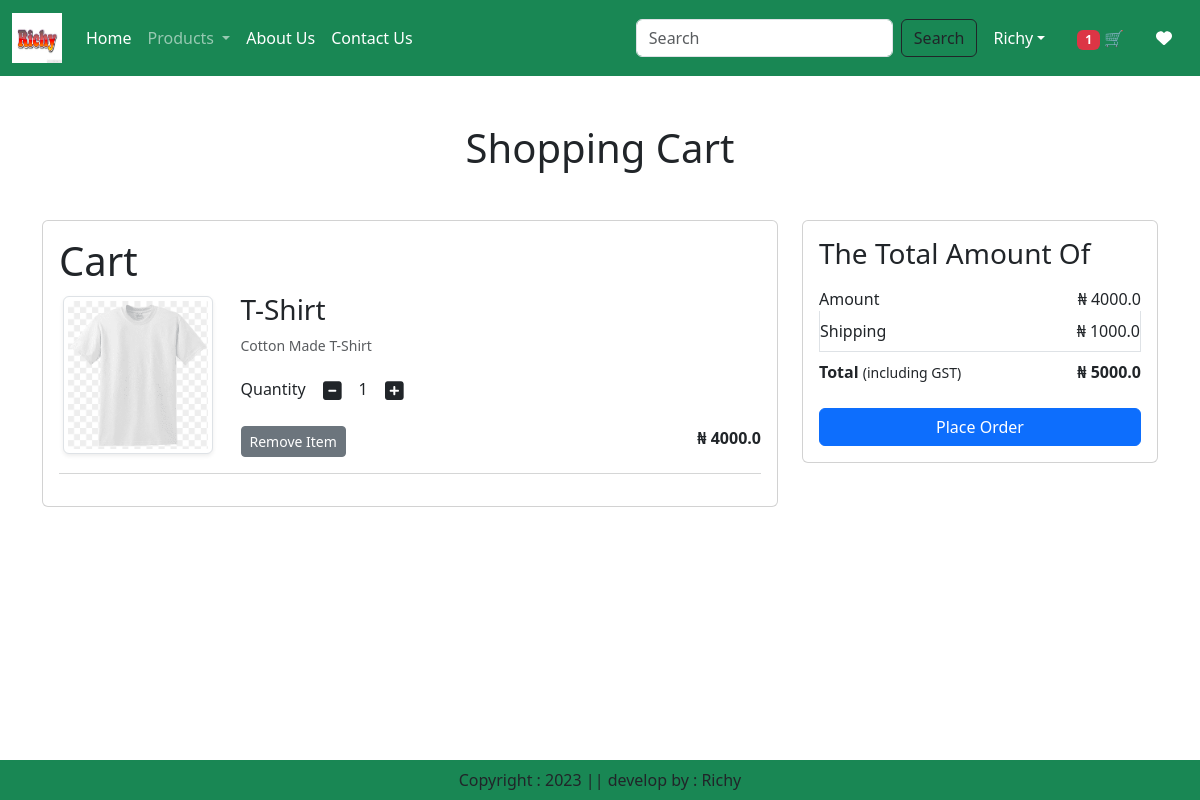
The page /cart/ (signed in) on the database its author committed.
### app/models.py (models this page shows, shortened)
class Cart(models.Model):
    user = models.ForeignKey(User, on_delete=models.CASCADE)
    product = models.ForeignKey(Product, on_delete=models.CASCADE)
    quantity = models.PositiveIntegerField(default=1)

class Product(models.Model):
    title = models.CharField(max_length=100)
    selling_price = models.FloatField()
    discounted_price = models.FloatField()
    description = models.TextField()
    composition = models.TextField(default='')
    prodapp = models.TextField(default='')
    category = models.CharField(choices=CATEGORY_CHOICES, max_length=2)
    product_image = models.ImageField(upload_to='product')

### app/views.py (the view)
# urls.py: path('cart/', views.show_cart, name='showcart'),
@login_required
def show_cart(request):
     user = request.user
     cart = Cart.objects.filter(user=user)
     amount = 0
     for p in cart:
         value = p.quantity * p.product.discounted_price
         amount =  amount + value
     totalamount = amount + 1000
     totalitem = 0
     wishitem = 0
     if request.user.is_authenticated:
        totalitem = len(Cart.objects.filter(user=request.user))
        wishitem = len(Wishlist.objects.filter(user=request.user))
     return render(request,  "app/addtocart.html", locals())

### app/templates/app/addtocart.html (shortened to what this page needs)
{% extends 'app/base.html' %}
{% load static %}
{% block main-content %}
    <div class="container my-5">
        <div class="row">
            {% if cart %}
            <h1 class="text-center mb-5">Shopping Cart</h1>
            <div class="col-sm-8">
                <div class="card">
                    <div class="card-body">
                        <h1>Cart</h1>
                        {% for item in cart %}
                            <div class="row">
                                <div class="col-sm-3 text-center align-self-center"><img src="{{item.product.product_image.url}}" alt="" srcset="" class="img-fluid img-thumbnail shadow-sm" height="150" width="150"></div>
                                <div class="col-sm-9">
                                    <div>
                                        <h3>{{item.product.title}}</h3>
                                        <p class="mb-2 text-muted small">{{item.product.description}}</p>
                                        <div class="my-3">
                                            <label for="quantity">Quantity</label>
                                            <a class="minus-cart btn" pid="{{item.product.id}}"><i class="fas fa-minus-square fa-lg"></i></a>
                                            <span id="quantity">{{item.quantity}}</span>
                                            <a class="plus-cart btn" pid="{{item.product.id}}"><i class="fas fa-plus-square fa-lg"></i></a>
                                        </div>
                                        <div class="d-flex justify-content-between">
                                            <a href="#" class="remove-cart btn btn-sm btn-secondary mr-3" pid="{{item.product.id}}">Remove Item</a>
                                            <p class="mb-0"><span><strong>₦ {{item.product.discounted_price}}</strong></span></p>
                                        </div>
                                    </div>
                                </div>
                            </div>
                            <hr class="text-muted">
                        {% endfor %}
                    </div>
                </div>
            </div>
            <div class="col-sm-4">
                <div class="card">
                    <div class="card-body">
                        <h3>The Total Amount Of</h3>
                        <ul class="list-group">
                            <li class="list-group-item d-flex justify-content-between align-items-center border-0 px-0 pb-0">Amount <span id="amount">₦ {{amount}}</span></li>
                            <li class="list-group-item d-flex justify-content-between align-items-center px-0">Shipping <span>₦ 1000.0</span></li>
                            <li class="list-group-item d-flex justify-content-between align-items-center border-0 px-0 mb-3">
                            <div>
                                <strong>Total</strong> <small>(including GST)</small>
                            </div>
                            <span id="totalamount"><strong>₦ {{totalamount}}</strong></span>
                            </li>
                        </ul>
                        <div class="d-grid"><a href="{% url 'checkout' %}" class="btn btn-primary">Place Order</a></div>
                    </div>
                </div>
            </div>
            {% else %}
            <h1 class="text-center mb-5">Cart is Empty</h1>
            {% endif %}
        </div>
    </div>
{% endblock main-content %}

### app/templates/app/base.html (shortened to what this page needs)
<!DOCTYPE html>
{% load static %}
<html lang="en">
<head>
    <link href="https://cdn.jsdelivr.net/npm/bootstrap@5.3.1/dist/css/bootstrap.min.css" rel="stylesheet">
    <link rel="stylesheet" href="{% static 'app/css/owl.carousel.min.css' %}">
    <link rel="stylesheet" href="{% static 'app/css/all.min.css' %}">
    <link rel="stylesheet" href="{% static 'app/css/style.css' %}">
</head>
<body>
    <nav class="navbar navbar-expand-lg navbar-dark bg-success">
        <div class="container-fluid">
          <a class="navbar-brand" href="#">
            <img src="{% static 'app/images/logo.png' %}" width="50" height="50" alt="my logo">
          </a>
          <div class="collapse navbar-collapse" id="navbarSupportedContent">
            <ul class="navbar-nav me-auto mb-2 mb-lg-0">
              {% if request.user.is_authenticated %}
                <li class="nav-item">
                  <a class="nav-link active" aria-current="page" href="/">Home</a>
                </li>
                <li class="nav-item dropdown">
                  <a class="nav-link dropdown-toggle" href="#" role="button" data-bs-toggle="dropdown" aria-expanded="false">
                    Products
                  </a>
                </li>
                <li class="nav-item">
                  <a class="nav-link text-white" href="{% url 'about' %}">About Us</a>
                </li>
                <li class="nav-item">
                  <a class="nav-link text-white" href="{% url 'contact' %}">Contact Us</a>
                </li>
              </ul>
              <form class="d-flex" role="search" action="/search">
                <input class="form-control me-2" type="Search" placeholder="Search" name="Search" aria-label="Search">
                <button class="btn btn-outline-dark" type="submit">Search</button>
              </form>
            </div>
            <ul class="navbar-nav me-auto mb-2 mb-lg-0">
              <li class="nav-item dropdown mx-2">
                  <a class="nav-link dropdown-toggle text-white" href="#" id="profileDropdown" role="button" data-bs-toggle="dropdown" aria-expanded="false">Richy</a>
              </li>
              <li class="nav-item mx-2">
                  <a href="{% url 'showcart' %}" class="nav-link text-white"><span class="badge bg-danger">{% if totalitem > 0 %} {{totalitem}} {% endif %}</span> 🛒 </a>
              </li>
              <li class="nav-item mx-2">
                  <a href="{% url 'showwishlist' %}" class="nav-link text-white"> <i class="fas fa-heart"></i></a>
              </li>
            {% endif %}
          </ul>
        </div>
      </nav>
      {% block main-content %}{% endblock main-content %}
      <footer class="container-fluid fixed-bottom bg-success text-center p-2 mt-5">
        Copyright : 2023 || develop by : Richy
      </footer>
</body>
</html>

### rows shown on the page
Cart: product.product_image (picture), product "T-Shirt", product.description "Cotton Made T-Shirt", quantity "1", product.discounted_price "4000.0"

### other values the page prints
{{ totalitem }} "1"
{{ amount }} "4000.0"
{{ totalamount }} "5000.0"
